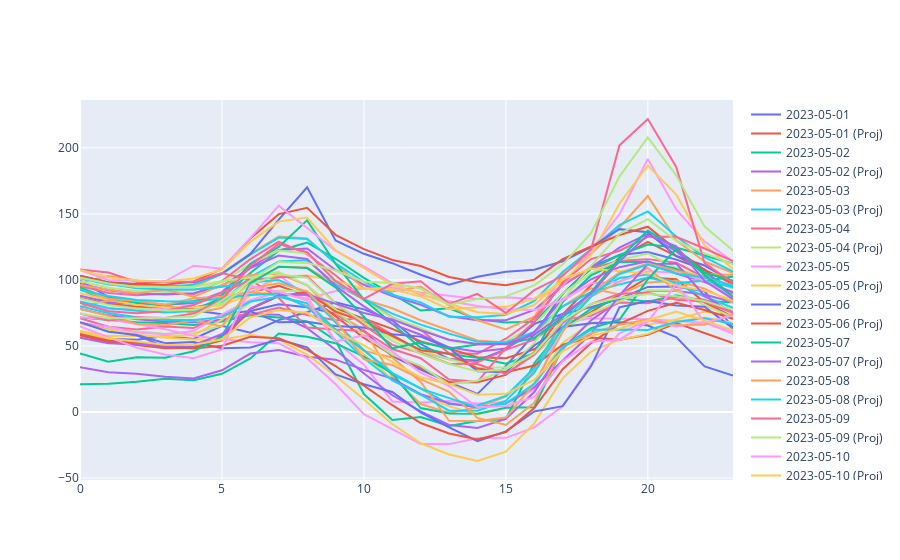

Notebook code for this chart:
### Code cell
traces = []
template_trace = {"x": np.arange(24).tolist()}
for i in range(N):
    y = col_curves[analysis_price][i].tolist()
    y_hat = projected_curves[i].tolist()
    trace = {**template_trace, "y": y, "name": price_dates[i]}
    traces.append(trace)
    trace = {**template_trace, "y": y_hat, "name": f"{price_dates[i]} (Proj)"}
    traces.append(trace)    
go.Figure(data=traces)
